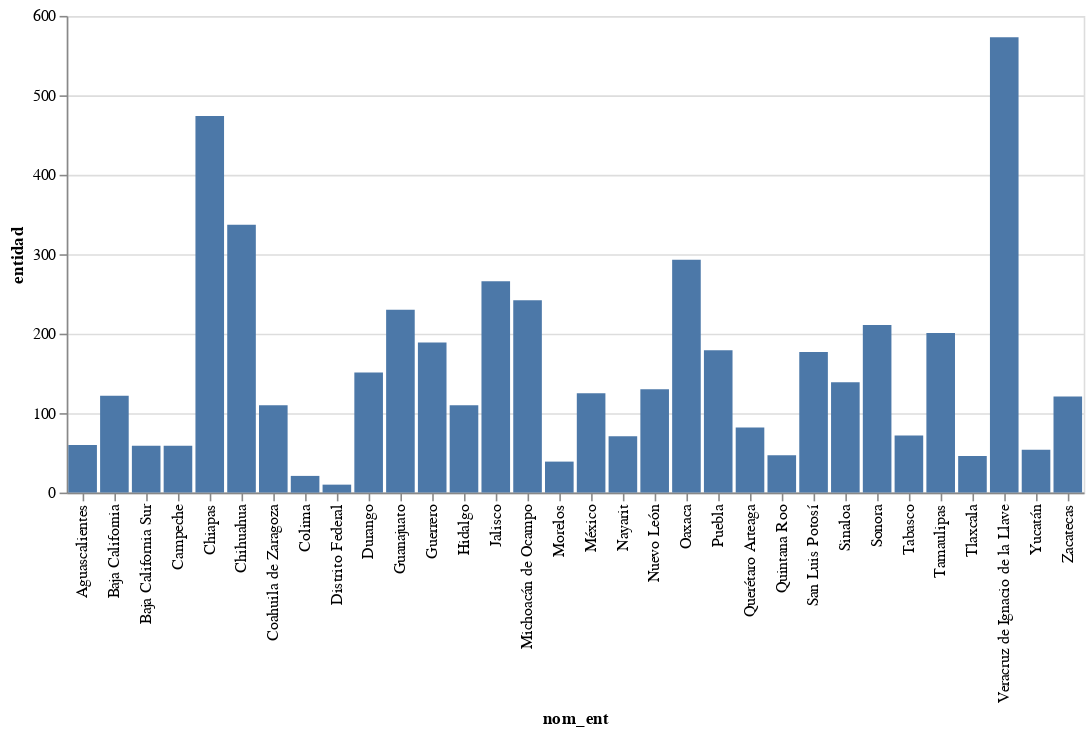

Write notebook code for a chart like this one.
### Code cell
muestra5000 = dataframe.sample(n=5000)
muestra5000
m5000 = muestra5000.groupby('nom_ent').count()
m5000.to_csv('m5000.csv')
df5000 = pd.read_csv('m5000.csv')
alt.Chart(df5000).mark_bar().encode(
    alt.X("nom_ent"),
    y='entidad',
)
